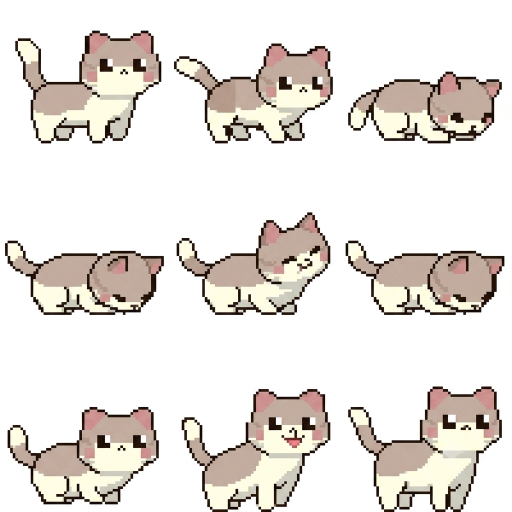
#> input picture assets/genemi/Gemini_Generated_Image_c9wnicc9wnicc9wn.png, 1024 x 1024 px, found by its file name (shown at 1/2 size)
$ python make_eat_sheet.py
#> lines starting #> are read from the running program, lines starting #| are printed output that depends on the picture; after the words box and inside, x2 and y2 are one past the last pixel; in counts of white or black regions, pixels touching at a corner belong together
#!/usr/bin/env python3
"""
Process eat animation from a single 3x3 Gemini sprite sheet.
Layout input:  row0=prepare(3), row1=loop(3), row2=end(3)
Layout output: same — but skip frame index 7 (img 8, row2 col1)
"""

from PIL import Image
import numpy as np
from collections import deque
import os

WHITE_THRESHOLD = 245
PADDING = 6

GENEMI = "/Users/bin/Projects/take-care-pets/assets/genemi"
OUT    = "/Users/bin/Projects/take-care-pets/assets/cat/sheets"

SOURCE = "Gemini_Generated_Image_c9wnicc9wnicc9wn.png"
SKIP   = {7}   # 0-indexed frame numbers to skip (img 8 = index 7)


def remove_bg(img: Image.Image) -> Image.Image:
    arr = np.array(img.convert("RGBA"))
#> arr is the input picture: shape (1024, 1024, 4); mean R, G, B, A 231.3, 226.4, 221.7, 255
    h, w = arr.shape[:2]
#> h = 1024; w = 1024
    is_white = np.all(arr[:, :, :3] >= WHITE_THRESHOLD, axis=2)
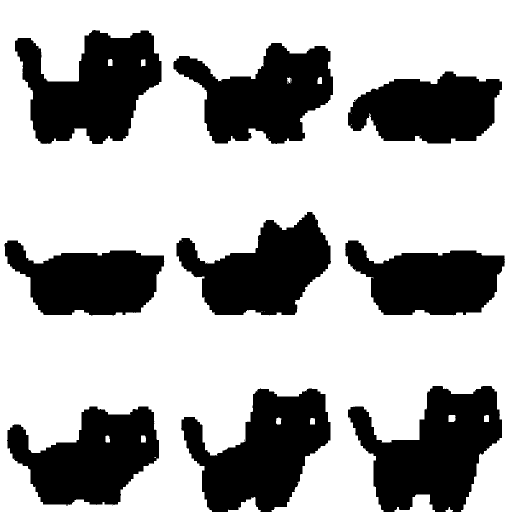
#> is_white: shape (1024, 1024) bool (shown at 1/2 size); 67.8% white; 18 black regions (9 under 20 px), largest, box (x1, y1, x2, y2) and area: (696, 772, 1004, 1024) 45187, (362, 777, 661, 1024) 42987, (30, 60, 323, 288) 42044
    bg = np.zeros((h, w), dtype=bool)
    q: deque = deque()

    def seed(y, x):
        if is_white[y, x] and not bg[y, x]:
            bg[y, x] = True
            q.append((y, x))

    for x in range(w):
        seed(0, x); seed(h - 1, x)
    for y in range(h):
        seed(y, 0); seed(y, w - 1)

    while q:
        y, x = q.popleft()
        for dy, dx in ((-1,0),(1,0),(0,-1),(0,1)):
            ny, nx = y+dy, x+dx
            if 0 <= ny < h and 0 <= nx < w and not bg[ny,nx] and is_white[ny,nx]:
                bg[ny,nx] = True
                q.append((ny, nx))

    arr[bg, 3] = 0
    return Image.fromarray(arr, "RGBA")


def extract_grid(img: Image.Image, n_cols: int, n_rows: int):
    """Extract sprites from a fixed grid, stripping text labels at bottom of each cell."""
#> called with n_cols = 3, n_rows = 3
    alpha = np.array(img)[:, :, 3]
#> alpha: shape (1024, 1024); 32.3% white; 17 white regions (8 under 20 px), largest, box (x1, y1, x2, y2) and area: (696, 772, 1004, 1024) 45508, (362, 777, 661, 1024) 43242, (30, 60, 323, 288) 42285
    h, w = alpha.shape
#> h = 1024; w = 1024
    cell_w = w // n_cols
#> cell_w = 341
    cell_h = h // n_rows
#> cell_h = 341

    sprites = []
    for row in range(n_rows):
        for col in range(n_cols):
            x1 = col * cell_w
            x2 = (col + 1) * cell_w if col < n_cols - 1 else w
            y1 = row * cell_h
            y2 = (row + 1) * cell_h if row < n_rows - 1 else h

            cell = alpha[y1:y2, x1:x2]
            row_sum = cell.sum(axis=1)

            # Find row groups
            in_row = False
            groups = []
            rs = 0
            for y in range(len(row_sum)):
                if row_sum[y] > 0 and not in_row:
                    rs = y; in_row = True
                elif row_sum[y] == 0 and in_row:
                    groups.append((rs, y)); in_row = False
            if in_row:
                groups.append((rs, len(row_sum)))

            if not groups:
                sprites.append(None)
                continue

            # Strip text: last group if small and starts in bottom 60% of cell
            TEXT_THRESHOLD = int(len(row_sum) * 0.6)
            TEXT_MAX_HEIGHT = 50
            kept = [g for g in groups
                    if not (g[0] >= TEXT_THRESHOLD and (g[1] - g[0]) <= TEXT_MAX_HEIGHT)]
            if not kept:
                kept = [max(groups, key=lambda g: g[1] - g[0])]

            sy1 = kept[0][0]
            sy2 = kept[-1][1]

            # Tight horizontal bounds
            sprite_region = cell[sy1:sy2, :]
            col_sum = sprite_region.sum(axis=0)
            col_idxs = np.where(col_sum > 0)[0]
            if len(col_idxs) == 0:
                sprites.append(None)
                continue
            sx1 = int(col_idxs[0])
            sx2 = int(col_idxs[-1]) + 1

            crop = img.crop((x1 + sx1, y1 + sy1, x1 + sx2, y1 + sy2))
            sprites.append(crop)
#> after the loop, sprites = 9 items

    return sprites


# ── Extract all 9 sprites ──────────────────────────────────────────────────────

img_clean = remove_bg(Image.open(os.path.join(GENEMI, SOURCE)))
all_sprites = extract_grid(img_clean, n_cols=3, n_rows=3)
#> all_sprites = 9 items

# ── Assign to animations, skipping marked indices ─────────────────────────────

rows_sprites = []
for row_idx in range(3):
    row = []
    for col_idx in range(3):
        frame_idx = row_idx * 3 + col_idx
        if frame_idx in SKIP:
            continue
        s = all_sprites[frame_idx]
        if s:
            row.append(s)
    rows_sprites.append(row)
    name = ["eat_prepare", "eat_loop", "eat_end"][row_idx]
    print(f"  {name}: {len(row)} sprites")
#> after the loop, rows_sprites = 3 items

# ── Build output sheet ────────────────────────────────────────────────────────

all_flat = [s for row in rows_sprites for s in row]
#> all_flat = 8 items
cell_w = max(s.width  for s in all_flat) + PADDING * 2
#> cell_w = 332
cell_h = max(s.height for s in all_flat) + PADDING * 2
#> cell_h = 264

cols = max(len(row) for row in rows_sprites)
#> cols = 3
n_rows = len(rows_sprites)
#> n_rows = 3

sheet = Image.new("RGBA", (cell_w * cols, cell_h * n_rows), (0, 0, 0, 0))
#> sheet: PIL image 996x792 RGBA; every value is 0

for r, row in enumerate(rows_sprites):
    for c, sprite in enumerate(row):
        ox = c * cell_w + (cell_w - sprite.width)  // 2
        oy = r * cell_h + (cell_h - sprite.height)      # bottom-align
        sheet.paste(sprite, (ox, oy), sprite)
#> this loop made 3 passes
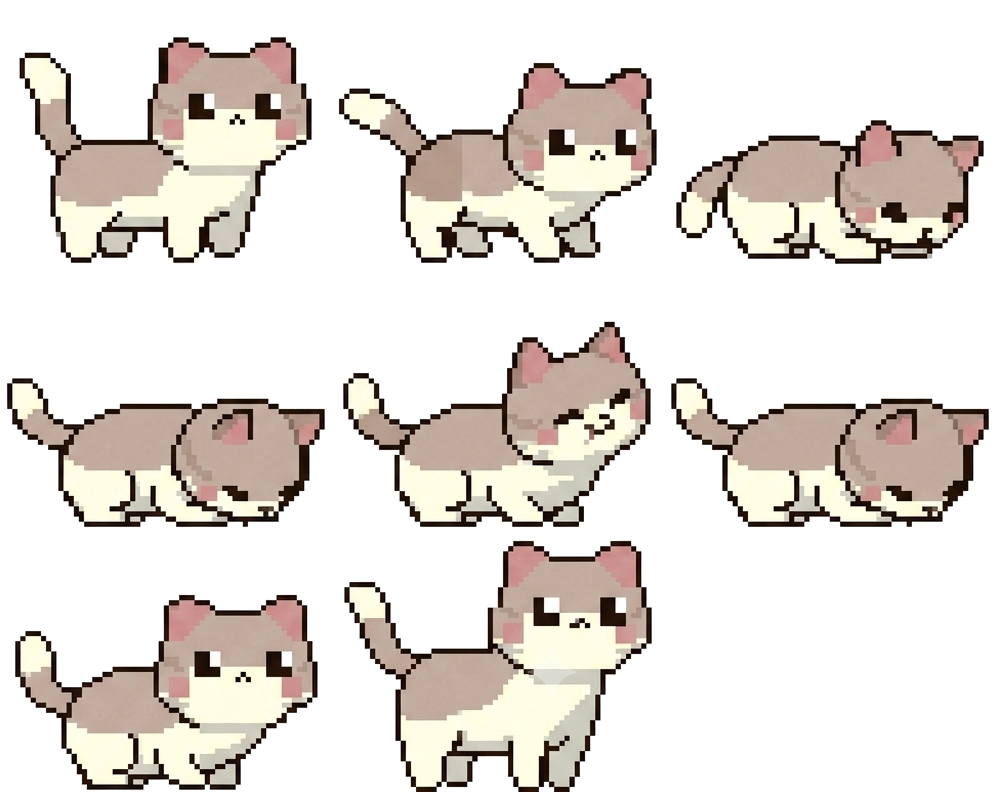
#> sheet: PIL image 996x792 RGBA; mean R, G, B, A 67.8, 62.1, 56.8, 95.5; transparent parts drawn white
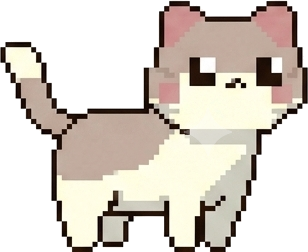
#> sprite: PIL image 308x252 RGBA; mean R, G, B, A 216.1, 208.3, 199.6, 149.5; transparent parts drawn white

out_path = os.path.join(OUT, "eat_sheet.png")
sheet.save(out_path)
print(f"\nSaved: {out_path}")
print(f"Size: {sheet.width}x{sheet.height}px  |  grid: {cols}x{n_rows}  |  cell: {cell_w}x{cell_h}px")
#| Size: 996x792px  |  grid: 3x3  |  cell: 332x264px
print(f"Godot: hframes={cols}, vframes={n_rows}")
#| Godot: hframes=3, vframes=3
lens = [len(r) for r in rows_sprites]
#> lens = [3, 3, 2]
print(f"  eat_prepare → frames 0–{lens[0]-1}")
#|   eat_prepare → frames 0–2
print(f"  eat_loop    → frames {cols}–{cols+lens[1]-1}")
#|   eat_loop    → frames 3–5
print(f"  eat_end     → frames {cols*2}–{cols*2+lens[2]-1}")
#|   eat_end     → frames 6–7
